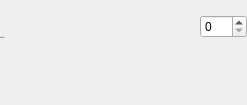
                            <widget class="QWidget" name="discount_import_container" native="true">
                             <layout class="QVBoxLayout" name="verticalLayout_30">
                              <property name="spacing">
                               <number>0</number>
                              </property>
                              <property name="leftMargin">
                               <number>0</number>
                              </property>
                              <property name="topMargin">
                               <number>0</number>
                              </property>
                              <property name="rightMargin">
                               <number>0</number>
                              </property>
                              <property name="bottomMargin">
                               <number>0</number>
                              </property>
                              <item>
                               <widget class="QWidget" name="widget_38" native="true">
                                <property name="minimumSize">
                                 <size>
                                  <width>0</width>
                                  <height>105</height>
                                 </size>
                                </property>
                                <property name="maximumSize">
                                 <size>
                                  <width>16777215</width>
                                  <height>105</height>
                                 </size>
                                </property>
                                <layout class="QHBoxLayout" name="horizontalLayout_35">
                                 <property name="spacing">
                                  <number>0</number>
                                 </property>
                                 <property name="leftMargin">
                                  <number>0</number>
                                 </property>
                                 <property name="topMargin">
                                  <number>0</number>
                                 </property>
                                 <property name="rightMargin">
                                  <number>0</number>
                                 </property>
                                 <property name="bottomMargin">
                                  <number>0</number>
                                 </property>
                                 <item>
                                  <layout class="QHBoxLayout" name="formInput_16">
                                   <property name="spacing">
                                    <number>0</number>
                                   </property>
                                   <property name="topMargin">
                                    <number>0</number>
                                   </property>
                                   <item alignment="Qt::AlignTop">
                                    <widget class="QWidget" name="label_product_7" native="true">
                                     <property name="minimumSize">
                                      <size>
                                       <width>200</width>
                                       <height>0</height>
                                      </size>
                                     </property>
                                     <property name="maximumSize">
                                      <size>
                                       <width>200</width>
                                       <height>16777215</height>
                                      </size>
                                     </property>
                                     <layout class="QHBoxLayout" name="horizontalLayout_18">
                                      <property name="spacing">
                                       <number>0</number>
                                      </property>
                                      <property name="leftMargin">
                                       <number>0</number>
                                      </property>
                                      <property name="topMargin">
                                       <number>30</number>
                                      </property>
                                      <property name="rightMargin">
                                       <number>0</number>
                                      </property>
                                      <property name="bottomMargin">
                                       <number>0</number>
                                      </property>
                                      <item>
                                       <widget class="QLabel" name="label_9">
                                        <property name="font">
                                         <font>
                                          <family>Cambria</family>
                                          <pointsize>-1</pointsize>
                                          <bold>false</bold>
                                         </font>
                                        </property>
                                        <property name="text">
                                         <string>Chiết khấu</string>
                                        </property>
                                       </widget>
                                      </item>
                                      <item>
                                       <widget class="QLabel" name="label_required_9">
                                        <property name="sizePolicy">
                                         <sizepolicy hsizetype="Expanding" vsizetype="Preferred">
                                          <horstretch>0</horstretch>
                                          <verstretch>0</verstretch>
                                         </sizepolicy>
                                        </property>
                                        <property name="text">
                                         <string/>
                                        </property>
                                       </widget>
                                      </item>
                                     </layout>
                                    </widget>
                                   </item>
                                   <item alignment="Qt::AlignTop">
                                    <widget class="QWidget" name="widget_39" native="true">
                                     <property name="maximumSize">
                                      <size>
                                       <width>16777215</width>
                                       <height>16777215</height>
                                      </size>
                                     </property>
                                     <layout class="QVBoxLayout" name="verticalLayout_29">
                                      <property name="spacing">
                                       <number>0</number>
                                      </property>
                                      <property name="leftMargin">
                                       <number>0</number>
                                      </property>
                                      <property name="topMargin">
                                       <number>15</number>
                                      </property>
                                      <property name="rightMargin">
                                       <number>0</number>
                                      </property>
                                      <property name="bottomMargin">
                                       <number>0</number>
                                      </property>
                                      <item>
                                       <widget class="QSpinBox" name="discount_le">
                                        <property name="maximum">
                                         <number>100</number>
                                        </property>
                                       </widget>
                                      </item>
                                      <item>
                                       <widget class="QLabel" name="error_order_code_5">
                                        <property name="text">
                                         <string/>
                                        </property>
                                        <property name="margin">
                                         <number>0</number>
                                        </property>
                                       </widget>
                                      </item>
                                     </layout>
                                    </widget>
                                   </item>
                                  </layout>
                                 </item>
                                </layout>
                               </widget>
                              </item>
                             </layout>
                            </widget>
